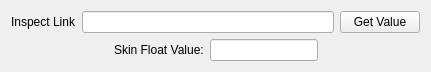
<?xml version="1.0" encoding="UTF-8"?>
<ui version="4.0">
 <class>Form</class>
 <widget class="QWidget" name="Form">
  <property name="geometry">
   <rect>
    <x>0</x>
    <y>0</y>
    <width>431</width>
    <height>71</height>
   </rect>
  </property>
  <property name="sizePolicy">
   <sizepolicy hsizetype="Fixed" vsizetype="Fixed">
    <horstretch>0</horstretch>
    <verstretch>0</verstretch>
   </sizepolicy>
  </property>
  <property name="maximumSize">
   <size>
    <width>431</width>
    <height>71</height>
   </size>
  </property>
  <property name="windowTitle">
   <string>Form</string>
  </property>
  <layout class="QVBoxLayout" name="verticalLayout">
   <item>
    <layout class="QHBoxLayout" name="horizontalLayout">
     <item>
      <widget class="QLabel" name="label">
       <property name="text">
        <string>Inspect Link</string>
       </property>
      </widget>
     </item>
     <item>
      <widget class="QLineEdit" name="InspectLinkBox"/>
     </item>
     <item>
      <widget class="QPushButton" name="GetValue">
       <property name="text">
        <string>Get Value</string>
       </property>
      </widget>
     </item>
    </layout>
   </item>
   <item>
    <layout class="QHBoxLayout" name="horizontalLayout_2">
     <item>
      <spacer name="horizontalSpacer">
       <property name="orientation">
        <enum>Qt::Horizontal</enum>
       </property>
       <property name="sizeHint" stdset="0">
        <size>
         <width>40</width>
         <height>20</height>
        </size>
       </property>
      </spacer>
     </item>
     <item>
      <widget class="QLabel" name="label_2">
       <property name="text">
        <string>Skin Float Value:</string>
       </property>
      </widget>
     </item>
     <item>
      <widget class="QLineEdit" name="ResultBox">
       <property name="text">
        <string/>
       </property>
       <property name="alignment">
        <set>Qt::AlignCenter</set>
       </property>
       <property name="readOnly">
        <bool>true</bool>
       </property>
      </widget>
     </item>
     <item>
      <spacer name="horizontalSpacer_2">
       <property name="orientation">
        <enum>Qt::Horizontal</enum>
       </property>
       <property name="sizeHint" stdset="0">
        <size>
         <width>40</width>
         <height>20</height>
        </size>
       </property>
      </spacer>
     </item>
    </layout>
   </item>
  </layout>
 </widget>
 <resources/>
 <connections/>
</ui>
